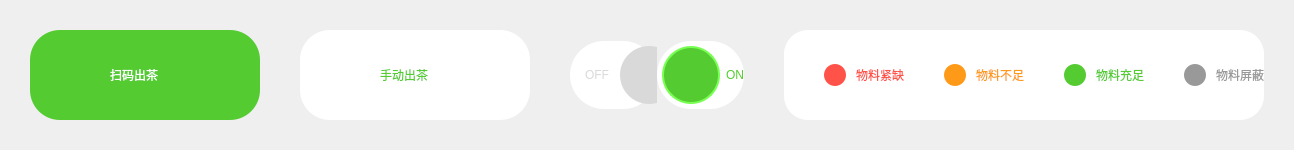
              <widget class="QWidget" name="widget_5" native="true">
               <property name="minimumSize">
                <size>
                 <width>0</width>
                 <height>150</height>
                </size>
               </property>
               <property name="maximumSize">
                <size>
                 <width>16777215</width>
                 <height>150</height>
                </size>
               </property>
               <property name="styleSheet">
                <string notr="true">QWidget#widget_5{
	background-color:rgb(239, 239, 248);
}</string>
               </property>
               <layout class="QHBoxLayout" name="horizontalLayout_12">
                <property name="spacing">
                 <number>40</number>
                </property>
                <property name="leftMargin">
                 <number>30</number>
                </property>
                <property name="topMargin">
                 <number>30</number>
                </property>
                <property name="rightMargin">
                 <number>30</number>
                </property>
                <property name="bottomMargin">
                 <number>30</number>
                </property>
                <item>
                 <widget class="QWidget" name="wbtn_scan_code_outtee" native="true">
                  <property name="minimumSize">
                   <size>
                    <width>230</width>
                    <height>90</height>
                   </size>
                  </property>
                  <property name="maximumSize">
                   <size>
                    <width>230</width>
                    <height>90</height>
                   </size>
                  </property>
                  <property name="styleSheet">
                   <string notr="true">QWidget#wbtn_scan_code_outtee{
	background-color:rgb(83, 203, 49);
	border-radius:30px;
}</string>
                  </property>
                  <layout class="QHBoxLayout" name="horizontalLayout_13">
                   <property name="spacing">
                    <number>14</number>
                   </property>
                   <property name="leftMargin">
                    <number>24</number>
                   </property>
                   <property name="topMargin">
                    <number>0</number>
                   </property>
                   <property name="rightMargin">
                    <number>0</number>
                   </property>
                   <property name="bottomMargin">
                    <number>0</number>
                   </property>
                   <item>
                    <widget class="QLabel" name="icon_scan_code_outtee">
                     <property name="minimumSize">
                      <size>
                       <width>42</width>
                       <height>42</height>
                      </size>
                     </property>
                     <property name="maximumSize">
                      <size>
                       <width>42</width>
                       <height>42</height>
                      </size>
                     </property>
                     <property name="styleSheet">
                      <string notr="true">border-image: url(:/icon/icon_outtee_scan_code_selected.png);</string>
                     </property>
                     <property name="text">
                      <string/>
                     </property>
                    </widget>
                   </item>
                   <item>
                    <widget class="QLabel" name="name_scan_code_outtee">
                     <property name="styleSheet">
                      <string notr="true">color: rgb(255, 255, 255);</string>
                     </property>
                     <property name="text">
                      <string>扫码出茶</string>
                     </property>
                    </widget>
                   </item>
                  </layout>
                 </widget>
                </item>
                <item>
                 <widget class="QWidget" name="wbtn_mt_outtee" native="true">
                  <property name="minimumSize">
                   <size>
                    <width>230</width>
                    <height>90</height>
                   </size>
                  </property>
                  <property name="maximumSize">
                   <size>
                    <width>230</width>
                    <height>90</height>
                   </size>
                  </property>
                  <property name="styleSheet">
                   <string notr="true">QWidget#wbtn_mt_outtee{
	background-color:rgb(255, 255, 255);
	border-radius:30px;
}</string>
                  </property>
                  <layout class="QHBoxLayout" name="horizontalLayout_14">
                   <property name="spacing">
                    <number>14</number>
                   </property>
                   <property name="leftMargin">
                    <number>24</number>
                   </property>
                   <property name="topMargin">
                    <number>0</number>
                   </property>
                   <property name="rightMargin">
                    <number>0</number>
                   </property>
                   <property name="bottomMargin">
                    <number>0</number>
                   </property>
                   <item>
                    <widget class="QLabel" name="icon_wbtn_mt_outtee">
                     <property name="minimumSize">
                      <size>
                       <width>42</width>
                       <height>42</height>
                      </size>
                     </property>
                     <property name="maximumSize">
                      <size>
                       <width>42</width>
                       <height>42</height>
                      </size>
                     </property>
                     <property name="styleSheet">
                      <string notr="true">border-image: url(:/icon/icon_outtee_mt.png);</string>
                     </property>
                     <property name="text">
                      <string/>
                     </property>
                    </widget>
                   </item>
                   <item>
                    <widget class="QLabel" name="name_wbtn_mt_outtee">
                     <property name="styleSheet">
                      <string notr="true">color: rgb(83, 203, 49);</string>
                     </property>
                     <property name="text">
                      <string>手动出茶</string>
                     </property>
                    </widget>
                   </item>
                  </layout>
                 </widget>
                </item>
                <item>
                 <widget class="QWidget" name="on_off_widget" native="true">
                  <property name="minimumSize">
                   <size>
                    <width>174</width>
                    <height>90</height>
                   </size>
                  </property>
                  <property name="maximumSize">
                   <size>
                    <width>174</width>
                    <height>90</height>
                   </size>
                  </property>
                  <layout class="QHBoxLayout" name="horizontalLayout_15">
                   <property name="spacing">
                    <number>0</number>
                   </property>
                   <property name="leftMargin">
                    <number>0</number>
                   </property>
                   <property name="topMargin">
                    <number>11</number>
                   </property>
                   <property name="rightMargin">
                    <number>0</number>
                   </property>
                   <property name="bottomMargin">
                    <number>11</number>
                   </property>
                   <item>
                    <widget class="QWidget" name="off_widget" native="true">
                     <property name="styleSheet">
                      <string notr="true">QWidget#off_widget{
	background-color:rgb(255, 255, 255);
	border-radius:34px;
}</string>
                     </property>
                     <layout class="QHBoxLayout" name="horizontalLayout_17">
                      <property name="spacing">
                       <number>11</number>
                      </property>
                      <property name="leftMargin">
                       <number>15</number>
                      </property>
                      <property name="topMargin">
                       <number>5</number>
                      </property>
                      <property name="rightMargin">
                       <number>5</number>
                      </property>
                      <property name="bottomMargin">
                       <number>5</number>
                      </property>
                      <item>
                       <widget class="QLabel" name="name_off">
                        <property name="styleSheet">
                         <string notr="true">color:rgb(217, 217, 217);</string>
                        </property>
                        <property name="text">
                         <string>OFF</string>
                        </property>
                       </widget>
                      </item>
                      <item>
                       <widget class="QLabel" name="icon_off">
                        <property name="minimumSize">
                         <size>
                          <width>58</width>
                          <height>58</height>
                         </size>
                        </property>
                        <property name="maximumSize">
                         <size>
                          <width>58</width>
                          <height>58</height>
                         </size>
                        </property>
                        <property name="styleSheet">
                         <string notr="true">background-color:rgb(217, 217, 217);
border-radius:29px;</string>
                        </property>
                        <property name="text">
                         <string/>
                        </property>
                       </widget>
                      </item>
                     </layout>
                    </widget>
                   </item>
                   <item>
                    <widget class="QWidget" name="on_widget" native="true">
                     <property name="styleSheet">
                      <string notr="true">QWidget#on_widget{
	background-color:rgb(255, 255, 255);
	border-radius:34px;
}</string>
                     </property>
                     <layout class="QHBoxLayout" name="horizontalLayout_16">
                      <property name="spacing">
                       <number>21</number>
                      </property>
                      <property name="leftMargin">
                       <number>5</number>
                      </property>
                      <property name="topMargin">
                       <number>5</number>
                      </property>
                      <property name="rightMargin">
                       <number>0</number>
                      </property>
                      <property name="bottomMargin">
                       <number>5</number>
                      </property>
                      <item>
                       <widget class="QLabel" name="icon_on">
                        <property name="minimumSize">
                         <size>
                          <width>58</width>
                          <height>58</height>
                         </size>
                        </property>
                        <property name="maximumSize">
                         <size>
                          <width>58</width>
                          <height>58</height>
                         </size>
                        </property>
                        <property name="styleSheet">
                         <string notr="true">background-color:rgb(83, 203, 49);
border: 2px solid rgb(120, 255, 82);
border-radius:29px;</string>
                        </property>
                        <property name="text">
                         <string/>
                        </property>
                       </widget>
                      </item>
                      <item>
                       <widget class="QLabel" name="name_on">
                        <property name="styleSheet">
                         <string notr="true">color: rgb(83, 203, 49);</string>
                        </property>
                        <property name="text">
                         <string>ON</string>
                        </property>
                       </widget>
                      </item>
                     </layout>
                    </widget>
                   </item>
                  </layout>
                 </widget>
                </item>
                <item>
                 <widget class="QWidget" name="widget_17" native="true">
                  <property name="styleSheet">
                   <string notr="true">QWidget#widget_17{
	background-color:rgb(255, 255, 255);
	border-radius:24px;
}</string>
                  </property>
                  <layout class="QHBoxLayout" name="horizontalLayout_11">
                   <property name="spacing">
                    <number>0</number>
                   </property>
                   <property name="leftMargin">
                    <number>0</number>
                   </property>
                   <property name="topMargin">
                    <number>0</number>
                   </property>
                   <property name="rightMargin">
                    <number>0</number>
                   </property>
                   <property name="bottomMargin">
                    <number>0</number>
                   </property>
                   <item>
                    <widget class="QWidget" name="widget_18" native="true">
                     <layout class="QHBoxLayout" name="horizontalLayout_7">
                      <property name="spacing">
                       <number>10</number>
                      </property>
                      <property name="leftMargin">
                       <number>40</number>
                      </property>
                      <property name="topMargin">
                       <number>0</number>
                      </property>
                      <property name="rightMargin">
                       <number>0</number>
                      </property>
                      <property name="bottomMargin">
                       <number>0</number>
                      </property>
                      <item>
                       <widget class="QLabel" name="label_2">
                        <property name="minimumSize">
                         <size>
                          <width>22</width>
                          <height>22</height>
                         </size>
                        </property>
                        <property name="maximumSize">
                         <size>
                          <width>22</width>
                          <height>22</height>
                         </size>
                        </property>
                        <property name="styleSheet">
                         <string notr="true">background-color:rgb(255, 83, 74);
border-radius:11px;</string>
                        </property>
                        <property name="text">
                         <string/>
                        </property>
                       </widget>
                      </item>
                      <item>
                       <widget class="QLabel" name="outtee_title_material_1">
                        <property name="styleSheet">
                         <string notr="true">color:rgb(255, 83, 74);</string>
                        </property>
                        <property name="text">
                         <string>物料紧缺</string>
                        </property>
                       </widget>
                      </item>
                     </layout>
                    </widget>
                   </item>
                   <item>
                    <widget class="QWidget" name="widget_19" native="true">
                     <layout class="QHBoxLayout" name="horizontalLayout_8">
                      <property name="spacing">
                       <number>10</number>
                      </property>
                      <property name="leftMargin">
                       <number>40</number>
                      </property>
                      <property name="topMargin">
                       <number>0</number>
                      </property>
                      <property name="rightMargin">
                       <number>0</number>
                      </property>
                      <property name="bottomMargin">
                       <number>0</number>
                      </property>
                      <item>
                       <widget class="QLabel" name="label_4">
                        <property name="minimumSize">
                         <size>
                          <width>22</width>
                          <height>22</height>
                         </size>
                        </property>
                        <property name="maximumSize">
                         <size>
                          <width>22</width>
                          <height>22</height>
                         </size>
                        </property>
                        <property name="styleSheet">
                         <string notr="true">background-color:rgb(255, 154, 24);
border-radius:11px;</string>
                        </property>
                        <property name="text">
                         <string/>
                        </property>
                       </widget>
                      </item>
                      <item>
                       <widget class="QLabel" name="outtee_title_material_2">
                        <property name="styleSheet">
                         <string notr="true">color:rgb(255, 154, 24);</string>
                        </property>
                        <property name="text">
                         <string>物料不足</string>
                        </property>
                       </widget>
                      </item>
                     </layout>
                    </widget>
                   </item>
                   <item>
                    <widget class="QWidget" name="widget_20" native="true">
                     <layout class="QHBoxLayout" name="horizontalLayout_9">
                      <property name="spacing">
                       <number>10</number>
                      </property>
                      <property name="leftMargin">
                       <number>40</number>
                      </property>
                      <property name="topMargin">
                       <number>0</number>
                      </property>
                      <property name="rightMargin">
                       <number>0</number>
                      </property>
                      <property name="bottomMargin">
                       <number>0</number>
                      </property>
                      <item>
                       <widget class="QLabel" name="label_6">
                        <property name="minimumSize">
                         <size>
                          <width>22</width>
                          <height>22</height>
                         </size>
                        </property>
                        <property name="maximumSize">
                         <size>
                          <width>22</width>
                          <height>22</height>
                         </size>
                        </property>
                        <property name="styleSheet">
                         <string notr="true">background-color:rgb(83, 203, 49);
border-radius:11px;</string>
                        </property>
                        <property name="text">
                         <string/>
                        </property>
                       </widget>
                      </item>
                      <item>
                       <widget class="QLabel" name="outtee_title_material_3">
                        <property name="styleSheet">
                         <string notr="true">color:rgb(83, 203, 49);</string>
                        </property>
                        <property name="text">
                         <string>物料充足</string>
                        </property>
                       </widget>
                      </item>
                     </layout>
                    </widget>
                   </item>
                   <item>
                    <widget class="QWidget" name="widget_21" native="true">
                     <layout class="QHBoxLayout" name="horizontalLayout_10">
                      <property name="spacing">
                       <number>10</number>
                      </property>
                      <property name="leftMargin">
                       <number>40</number>
                      </property>
                      <property name="topMargin">
                       <number>0</number>
                      </property>
                      <property name="rightMargin">
                       <number>0</number>
                      </property>
                      <property name="bottomMargin">
                       <number>0</number>
                      </property>
                      <item>
                       <widget class="QLabel" name="label_8">
                        <property name="minimumSize">
                         <size>
                          <width>22</width>
                          <height>22</height>
                         </size>
                        </property>
                        <property name="maximumSize">
                         <size>
                          <width>22</width>
                          <height>22</height>
                         </size>
                        </property>
                        <property name="styleSheet">
                         <string notr="true">background-color:rgb(153, 153, 153);
border-radius:11px;</string>
                        </property>
                        <property name="text">
                         <string/>
                        </property>
                       </widget>
                      </item>
                      <item>
                       <widget class="QLabel" name="outtee_title_material_4">
                        <property name="styleSheet">
                         <string notr="true">color:rgb(153, 153, 153);</string>
                        </property>
                        <property name="text">
                         <string>物料屏蔽</string>
                        </property>
                       </widget>
                      </item>
                     </layout>
                    </widget>
                   </item>
                  </layout>
                 </widget>
                </item>
               </layout>
              </widget>
